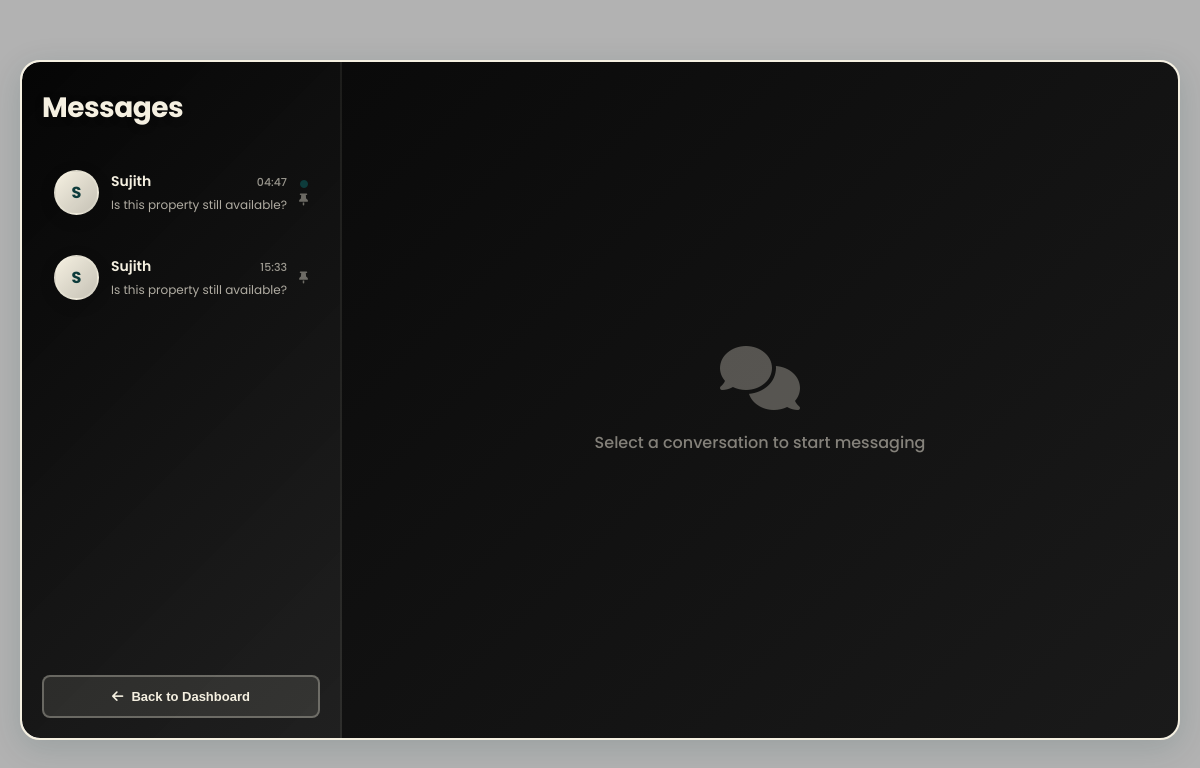
Screenshot of /conversations/ (signed in) with the database file from the repository.
### core/models.py (models this page shows, shortened)
class Conversation(models.Model):
    property = models.ForeignKey(Property, on_delete=models.CASCADE, related_name='conversations')
    tenant = models.ForeignKey(User, on_delete=models.CASCADE, related_name='tenant_conversations')
    owner = models.ForeignKey(User, on_delete=models.CASCADE, related_name='owner_conversations')
    created_at = models.DateTimeField(auto_now_add=True)
    updated_at = models.DateTimeField(auto_now=True)
    class Meta:
        unique_together = ('property', 'tenant', 'owner')
        ordering = ['-updated_at']
    def get_last_message(self):
        return self.messages.last()

class User(AbstractUser):
    class Role(models.TextChoices):
        ADMIN = "ADMIN", "Admin"
        OWNER = "OWNER", "Owner"
        TENANT = "TENANT", "Tenant"
    email = models.EmailField(unique=True, null=False, blank=False)
    role = models.CharField(max_length=50, choices=Role.choices, default=Role.TENANT)
    profile_image = models.ImageField(upload_to='profiles/', blank=True, null=True)
    phone_number = models.CharField(max_length=15, blank=True, null=True)
    groups = models.ManyToManyField(
        'auth.Group',
        related_name='custom_user_set',
        blank=True,
        help_text='The groups this user belongs to.',
        verbose_name='groups',
    )
    user_permissions = models.ManyToManyField(
        'auth.Permission',
        related_name='custom_user_set',
        blank=True,
        help_text='Specific permissions for this user.',
        verbose_name='user permissions',
    )

class Message(models.Model):
    conversation = models.ForeignKey(Conversation, on_delete=models.CASCADE, related_name='messages')
    sender = models.ForeignKey(User, on_delete=models.CASCADE, related_name='sent_messages')
    content = models.TextField()
    is_read = models.BooleanField(default=False)
    created_at = models.DateTimeField(auto_now_add=True)
    class Meta:
        ordering = ['created_at']

### core/views.py (the view)
# urls.py: path('conversations/', views.conversations_view, name='conversations'),
@login_required
def conversations_view(request):
    if request.user.role == 'TENANT':
        conversations = Conversation.objects.filter(tenant=request.user)
    elif request.user.role == 'OWNER':
        conversations = Conversation.objects.filter(owner=request.user)
    else:
        conversations = Conversation.objects.all()
    conversations_with_unread = []
    for conversation in conversations:
        unread_count = conversation.messages.filter(is_read=False).exclude(sender=request.user).count()
        conversation.has_unread = unread_count > 0
        conversations_with_unread.append(conversation)
    context = {
        'conversations': conversations_with_unread
    }
    return render(request, 'core/conversations.html', context)

### core/templates/core/conversations.html (shortened to what this page needs)
{% load static %}
<!DOCTYPE html>
<html lang="en">
<head>
    <link href="https://cdnjs.cloudflare.com/ajax/libs/font-awesome/6.4.0/css/all.min.css" rel="stylesheet">
</head>
<body>
    <div class="messages-container">
        <div class="sidebar">
            <div class="sidebar-header">
                <div class="sidebar-title">Messages</div>
            </div>
            <div class="conversations-list">
                {% if conversations %}
                    {% for conversation in conversations %}
                        <a href="{% url 'conversation_detail' conversation.id %}" class="conversation-item">
                            <div class="avatar">
                                {% if user.role == 'TENANT' %}
                                    {{ conversation.owner.username|first|upper }}
                                {% else %}
                                    {{ conversation.tenant.username|first|upper }}
                                {% endif %}
                            </div>
                            <div class="conversation-content">
                                <div class="conversation-header">
                                    <span class="conversation-name">
                                        {% if user.role == 'TENANT' %}
                                            {{ conversation.owner.username }}
                                        {% else %}
                                            {{ conversation.tenant.username }}
                                        {% endif %}
                                    </span>
                                    <span class="conversation-time">{{ conversation.updated_at|date:"H:i" }}</span>
                                </div>
                                <div class="conversation-preview">
                                    {% if conversation.get_last_message %}
                                        {{ conversation.get_last_message.content|truncatewords:6 }}
                                    {% else %}
                                        {{ conversation.property.title }}
                                    {% endif %}
                                </div>
                            </div>
                            <div class="conversation-meta">
                                {% if conversation.has_unread %}
                                    <i class="fas fa-circle" style="color: #0d3b3b; font-size: 8px;"></i>
                                {% endif %}
                                <i class="fas fa-thumbtack pin-icon"></i>
                            </div>
                        </a>
                    {% endfor %}
                {% endif %}
            </div>
            <button class="add-contact-btn" onclick="window.location.href='/dashboard/'">
                <i class="fas fa-arrow-left"></i>
                Back to Dashboard
            </button>
        </div>
        <div class="chat-area">
            <div class="empty-state">
                <i class="fas fa-comments"></i>
                <p>Select a conversation to start messaging</p>
            </div>
        </div>
    </div>
</body>
</html>

### core/templates/core/conversations.html (style rules this page uses)
* { margin: 0; padding: 0; box-sizing: border-box; }
body { font-family: 'Poppins', sans-serif; background: url('https://images.unsplash.com/photo-1600607687939-ce8a6c25118c?ixlib=rb-4.0.3&auto=format&fit=crop&w=1920&q=80') center/cover fixed; color: #0d3b3b; min-height: 100vh; display: flex; align-items: center; justify-content: center; padding: 40px 20px; position: relative; }
body::before { content: ""; position: fixed; top: 0; left: 0; width: 100%; height: 100%; background: rgba(0, 0, 0, 0.3); z-index: -1; }
.messages-container { display: flex; width: 100%; max-width: 1400px; height: 85vh; background: #ffffff; border-radius: 20px; overflow: hidden; box-shadow: 0 8px 32px rgba(13, 59, 59, 0.15); border: 2px solid #f5f0e1; }
.sidebar { width: 320px; background: linear-gradient(135deg, rgba(0, 0, 0, 0.98) 0%, rgba(20, 20, 20, 0.95) 100%); backdrop-filter: blur(20px); display: flex; flex-direction: column; border-right: 2px solid rgba(245, 240, 225, 0.1); position: relative; }
.sidebar::before { content: ''; position: absolute; top: -50%; right: -50%; width: 300px; height: 300px; background: radial-gradient(circle, rgba(245, 240, 225, 0.05) 0%, transparent 70%); border-radius: 50%; }
.sidebar-header { padding: 25px 20px 20px; position: relative; z-index: 1; }
.sidebar-title { font-size: 28px; font-weight: 700; color: #f5f0e1; letter-spacing: -0.5px; text-shadow: 0 2px 10px rgba(0, 0, 0, 0.2); }
.conversations-list { flex: 1; overflow-y: auto; padding: 5px 0; position: relative; z-index: 1; }
.conversation-item { padding: 14px 20px; display: flex; align-items: center; gap: 12px; cursor: pointer; transition: all 0.3s ease; text-decoration: none; color: inherit; margin: 0 10px 8px; border-radius: 12px; border: 2px solid transparent; }
.messages-container { animation: fadeIn 0.3s ease-in; }
.avatar { width: 45px; height: 45px; border-radius: 50%; background: linear-gradient(135deg, #f5f0e1 0%, rgba(245, 240, 225, 0.8) 100%); display: flex; align-items: center; justify-content: center; font-weight: 700; font-size: 16px; color: #0d3b3b; flex-shrink: 0; box-shadow: 0 4px 15px rgba(0, 0, 0, 0.2); border: 2px solid rgba(245, 240, 225, 0.3); }
.conversation-content { flex: 1; min-width: 0; }
.conversation-header { display: flex; justify-content: space-between; align-items: baseline; margin-bottom: 4px; }
.conversation-name { font-size: 14px; font-weight: 600; color: #f5f0e1; }
.conversation-time { font-size: 11px; color: rgba(245, 240, 225, 0.6); font-weight: 500; }
.conversation-preview { font-size: 12px; color: rgba(245, 240, 225, 0.7); white-space: nowrap; overflow: hidden; text-overflow: ellipsis; font-weight: 400; }
.conversation-meta { display: flex; flex-direction: column; align-items: flex-end; gap: 6px; }
.pin-icon { color: rgba(245, 240, 225, 0.4); font-size: 12px; }
.add-contact-btn { margin: 15px 20px 20px; padding: 12px; background: rgba(245, 240, 225, 0.1); border: 2px solid rgba(245, 240, 225, 0.3); border-radius: 8px; color: #f5f0e1; font-size: 13px; font-weight: 600; cursor: pointer; display: flex; align-items: center; justify-content: center; gap: 8px; transition: all 0.3s; position: relative; z-index: 1; }
.chat-area { flex: 1; display: flex; flex-direction: column; background: linear-gradient(135deg, #0a0a0a 0%, #1a1a1a 100%); }
.empty-state { display: flex; flex-direction: column; align-items: center; justify-content: center; height: 100%; color: rgba(245, 240, 225, 0.3); position: relative; z-index: 1; }
.empty-state i { font-size: 64px; margin-bottom: 20px; opacity: 0.3; color: #f5f0e1; }
.empty-state p { font-size: 16px; font-weight: 500; color: rgba(245, 240, 225, 0.5); }

### rows the page displays
Conversation: tenant.username|first "S", tenant.username "Sujith", updated_at "04:47", get_last_message.content "Is this property still available?"
Conversation: tenant.username|first "S", tenant.username "Sujith", updated_at "15:33", get_last_message.content "Is this property still available?"
